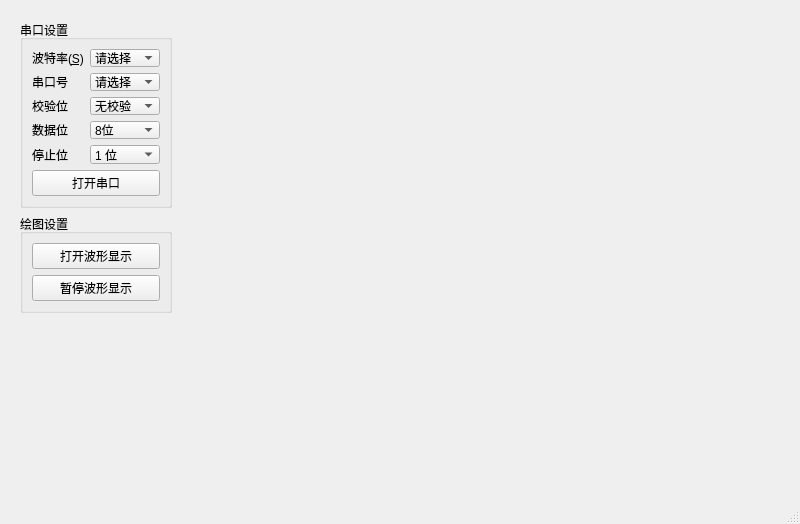
<?xml version="1.0" encoding="UTF-8"?>
<ui version="4.0">
 <class>MainWindow</class>
 <widget class="QMainWindow" name="MainWindow">
  <property name="geometry">
   <rect>
    <x>0</x>
    <y>0</y>
    <width>800</width>
    <height>524</height>
   </rect>
  </property>
  <property name="windowTitle">
   <string>MainWindow</string>
  </property>
  <widget class="QWidget" name="centralwidget">
   <widget class="QWidget" name="layoutWidget">
    <property name="geometry">
     <rect>
      <x>20</x>
      <y>20</y>
      <width>152</width>
      <height>293</height>
     </rect>
    </property>
    <layout class="QVBoxLayout" name="verticalLayout_3">
     <item>
      <widget class="QGroupBox" name="groupBox">
       <property name="title">
        <string>串口设置</string>
       </property>
       <layout class="QVBoxLayout" name="verticalLayout">
        <item>
         <layout class="QFormLayout" name="formLayout">
          <item row="0" column="0">
           <widget class="QLabel" name="label_2">
            <property name="text">
             <string>波特率(&amp;S)</string>
            </property>
            <property name="buddy">
             <cstring>BaudRate</cstring>
            </property>
           </widget>
          </item>
          <item row="0" column="1">
           <widget class="QComboBox" name="BaudRate">
            <property name="editable">
             <bool>false</bool>
            </property>
            <property name="currentText">
             <string>请选择</string>
            </property>
            <property name="maxVisibleItems">
             <number>16</number>
            </property>
            <property name="insertPolicy">
             <enum>QComboBox::InsertAtCurrent</enum>
            </property>
            <property name="minimumContentsLength">
             <number>0</number>
            </property>
            <property name="duplicatesEnabled">
             <bool>false</bool>
            </property>
            <item>
             <property name="text">
              <string>请选择</string>
             </property>
            </item>
            <item>
             <property name="text">
              <string>1200</string>
             </property>
            </item>
            <item>
             <property name="text">
              <string>2400</string>
             </property>
            </item>
            <item>
             <property name="text">
              <string>4800</string>
             </property>
            </item>
            <item>
             <property name="text">
              <string>9600</string>
             </property>
            </item>
            <item>
             <property name="text">
              <string>19200</string>
             </property>
            </item>
            <item>
             <property name="text">
              <string>38400</string>
             </property>
            </item>
            <item>
             <property name="text">
              <string>57600</string>
             </property>
            </item>
            <item>
             <property name="text">
              <string>115200</string>
             </property>
            </item>
           </widget>
          </item>
          <item row="1" column="0">
           <widget class="QLabel" name="label">
            <property name="text">
             <string>串口号</string>
            </property>
            <property name="buddy">
             <cstring>ComList</cstring>
            </property>
           </widget>
          </item>
          <item row="1" column="1">
           <widget class="QComboBox" name="ComList">
            <property name="editable">
             <bool>false</bool>
            </property>
            <property name="currentText">
             <string>请选择</string>
            </property>
            <property name="maxVisibleItems">
             <number>16</number>
            </property>
            <property name="insertPolicy">
             <enum>QComboBox::InsertAtCurrent</enum>
            </property>
            <property name="minimumContentsLength">
             <number>0</number>
            </property>
            <property name="duplicatesEnabled">
             <bool>false</bool>
            </property>
            <item>
             <property name="text">
              <string>请选择</string>
             </property>
            </item>
           </widget>
          </item>
          <item row="2" column="0">
           <widget class="QLabel" name="label_3">
            <property name="text">
             <string>校验位</string>
            </property>
           </widget>
          </item>
          <item row="2" column="1">
           <widget class="QComboBox" name="comboBox">
            <item>
             <property name="text">
              <string>无校验</string>
             </property>
            </item>
            <item>
             <property name="text">
              <string>奇校验</string>
             </property>
            </item>
            <item>
             <property name="text">
              <string>偶校验</string>
             </property>
            </item>
            <item>
             <property name="text">
              <string>0校验</string>
             </property>
            </item>
            <item>
             <property name="text">
              <string>1校验</string>
             </property>
            </item>
           </widget>
          </item>
          <item row="3" column="0">
           <widget class="QLabel" name="label_4">
            <property name="text">
             <string>数据位</string>
            </property>
           </widget>
          </item>
          <item row="4" column="0">
           <widget class="QLabel" name="label_5">
            <property name="text">
             <string>停止位</string>
            </property>
           </widget>
          </item>
          <item row="3" column="1">
           <widget class="QComboBox" name="comboBox_2">
            <item>
             <property name="text">
              <string>8位</string>
             </property>
            </item>
            <item>
             <property name="text">
              <string>9位</string>
             </property>
            </item>
           </widget>
          </item>
          <item row="4" column="1">
           <widget class="QComboBox" name="comboBox_3">
            <item>
             <property name="text">
              <string>1 位</string>
             </property>
            </item>
            <item>
             <property name="text">
              <string>1.5 位</string>
             </property>
            </item>
            <item>
             <property name="text">
              <string>2 位</string>
             </property>
            </item>
           </widget>
          </item>
         </layout>
        </item>
        <item>
         <widget class="QPushButton" name="ComCtrl">
          <property name="text">
           <string>打开串口</string>
          </property>
         </widget>
        </item>
       </layout>
      </widget>
     </item>
     <item>
      <widget class="QGroupBox" name="groupBox_2">
       <property name="title">
        <string>绘图设置</string>
       </property>
       <layout class="QVBoxLayout" name="verticalLayout_2">
        <item>
         <widget class="QPushButton" name="TemOpen">
          <property name="text">
           <string>打开波形显示</string>
          </property>
         </widget>
        </item>
        <item>
         <widget class="QPushButton" name="TemCtrl">
          <property name="text">
           <string>暂停波形显示</string>
          </property>
         </widget>
        </item>
       </layout>
      </widget>
     </item>
    </layout>
   </widget>
   <widget class="DrawWidget" name="widget" native="true">
    <property name="geometry">
     <rect>
      <x>190</x>
      <y>20</y>
      <width>591</width>
      <height>461</height>
     </rect>
    </property>
   </widget>
  </widget>
  <widget class="QMenuBar" name="menubar">
   <property name="geometry">
    <rect>
     <x>0</x>
     <y>0</y>
     <width>800</width>
     <height>22</height>
    </rect>
   </property>
  </widget>
  <widget class="QStatusBar" name="statusbar"/>
  <action name="actionOpen">
   <property name="text">
    <string>打开</string>
   </property>
  </action>
  <action name="actionsave">
   <property name="text">
    <string>保存</string>
   </property>
  </action>
 </widget>
 <customwidgets>
  <customwidget>
   <class>DrawWidget</class>
   <extends>QWidget</extends>
   <header>drawwidget.h</header>
   <container>1</container>
  </customwidget>
 </customwidgets>
 <resources/>
 <connections/>
</ui>
